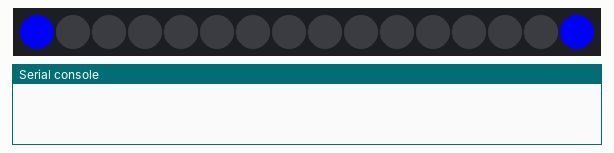
A program run on a simulated ESP32 board running MicroPython. Parts: 16 RGB LEDs in strip order, left to right, the last lines printed to the serial console. At 4.3 s the program stops and its outputs stay as they are.

Above: at 0.1 s.
At 0.6 s:
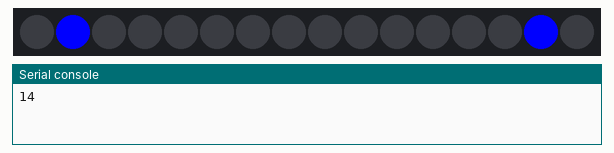
At 1.89 s:
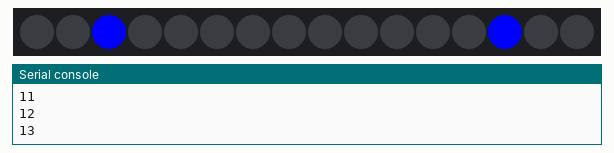
At 3.17 s:
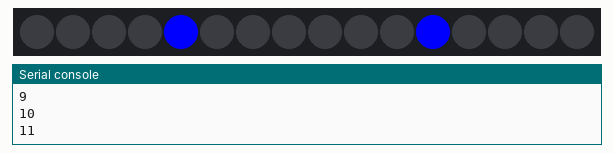
At 3.79 s:
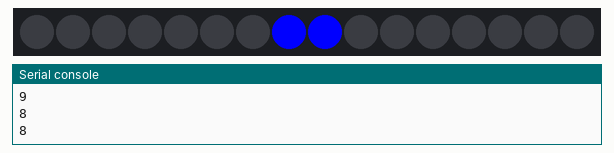
At 4.3 s:
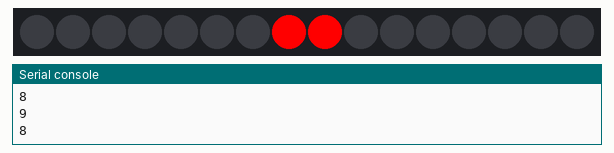

The program:

pendulum.py
```python
from machine import Pin
import time
import neopixel
import random

#pendulum

np = neopixel.NeoPixel(Pin(4), 16)
a=0
b=15
c=0.25
np[a] = (0,0,255)
np[b] = (0,0,255)
np.write()
time.sleep(0.25)
list = [a,b]

while (a<8 and b>7):
    np[a] = (0,0,0)
    np[b] = (0,0,0)
    a=a+1
    b=b-1
    np[a] = (0,0,255)
    np[b] = (0,0,255)
    time.sleep(c)
    if (c>=0.04):
        c=c-0.04
    if (a==7 and b==8):
        np[a] = (255,0,0)
        np[b] = (255,0,0)
    if (a==8 and b==7):
        break
    print(b)
    np.write()

if (a==8 and b==7):
    while (a>2 and b<13):
        np[a] = (0,0,0)
        np[b] = (0,0,0)
        a=a-1
        b=b+1
        time.sleep(c+0.08)
        np[a] = (0,0,255)
        np[b] = (0,0,255)
        np.write()
        print(b)
        if (a==2 and b==13):
            break

time.sleep(0.15)
x=0.20

while (a<8 and b>7):
    np[a] = (0,0,0)
    np[b] = (0,0,0)
    a=a+1
    b=b-1
    np[a] = (0,0,255)
    np[b] = (0,0,255)
    time.sleep(x)
    if (x>=0.04):
        x=x-0.04
    if (a==7 and b==8):
        np[a] = (255,0,0)
        np[b] = (255,0,0)
    if (a==8 and b==7):
        break
    print(b)
    np.write()

if (a==8 and b==7):
    while (a>4 and b<11):
        np[a] = (0,0,0)
        np[b] = (0,0,0)
        a=a-1
        b=b+1
        time.sleep(x+0.08)
        np[a] = (0,0,255)
        np[b] = (0,0,255)
        print(b)
        np.write()
        if (a==4 and b==11):
            break

time.sleep(0.15)
y=0.20

while (a<8 and b>7):
    np[a] = (0,0,0)
    np[b] = (0,0,0)
    a=a+1
    b=b-1
    np[a] = (0,0,255)
    np[b] = (0,0,255)
    time.sleep(y)
    if (y>=0.08):
        y=y-0.08
    if (a==7 and b==8):
        np[a] = (255,0,0)
        np[b] = (255,0,0)
    if (a==8 and b==7):
        break
    print(b)
    np.write()

if (a==8 and b==7):
    while (a>6 and b<9):
        np[a] = (0,0,0)
        np[b] = (0,0,0)
        a=a-1
        b=b+1
        time.sleep(y+0.12)
        np[a] = (0,0,255)
        np[b] = (0,0,255)
        print(b)
        np.write()
        if (a==6 and b==9):
            break


time.sleep(0.15)
z=0.20

while (a<8 and b>7):
    np[a] = (0,0,0)
    np[b] = (0,0,0)
    a=a+1
    b=b-1
    np[a] = (0,0,255)
    np[b] = (0,0,255)
    time.sleep(z)
    if (z>=0.1):
        z=z-0.1
    if (a==7 and b==8):
        np[a] = (255,0,0)
        np[b] = (255,0,0)
    if (a==8 and b==7):
        break
    print(b)
    np.write()
```
